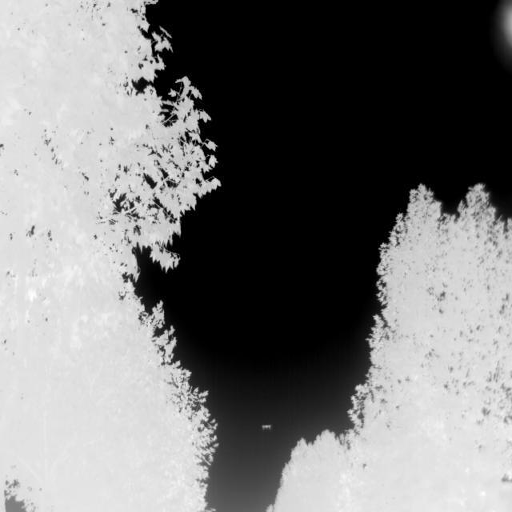
#> input picture IRSTD-1k/XDU0.png, 512 x 512 px, given in place of XDU5.png, which was not available
$ python main_seq.py
#> lines starting #> are read from the running program, lines starting #| are printed output that depends on the picture; pictures that were not available may be replaced by others from this repository, and a replacement may not be noted
import cv2
import matplotlib.pyplot as plt
from timeit import default_timer as timer
import numpy as np


min_distance = 15   # Predefined minimum distance between neighbor local maxima
num_peaks = 10       # Predefined number of local maxima to be detected
start_frame = 5
frames_to_observe = 5
end_frame = start_frame + frames_to_observe

start = timer()
for k in range(start_frame,end_frame+1):

    # file_name = "./data/" + str(k) + ".bmp"
    file_name = "./IRSTD-1k/XDU" + str(k) + ".png"

    # Load the image using OpenCV
    img_h = cv2.imread(file_name, cv2.IMREAD_ANYDEPTH)
#> img_h is the input picture: shape (512, 512); min 0, max 255, mean 119.2
    labels = np.zeros(img_h.shape)
    peaks = np.zeros((num_peaks,2))

    for i in range(min_distance,img_h.shape[0]-min_distance):
        for j in range(min_distance,img_h.shape[1]-min_distance):
            if img_h[i,j] == np.max(img_h[i-min_distance:i+min_distance,j-min_distance:j+min_distance]):
                if np.sum(img_h[i,j] == img_h[i-min_distance:i+min_distance,j-min_distance:j+min_distance]) == 1:
                    labels[i,j] = img_h[i,j]
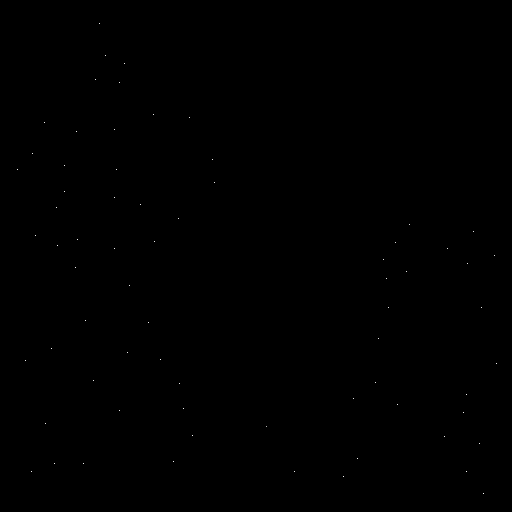
#> labels: shape (512, 512) float64; min 0, max 255, mean 0.1

    indices = np.argsort(labels, axis=None)[-num_peaks:]
#> indices = [100978, 222912, 163925, 209079, 223676, 125497, 136779, 244055, 241618, 252899]

    for i in range(num_peaks):
        peaks[i,0] = int(indices[i] / img_h.shape[1])
        peaks[i,1] = indices[i] % img_h.shape[1]
#> after the loop, peaks = [[197, 114], [435, 192], [320, 85], [408, 183], [436, 444], [245, 57], [267, 75], [476, 343], [471, 466], [493, 483]]

    # display results
    fig, axes = plt.subplots(1, 2, figsize=(8, 3), sharex=True, sharey=True)
    ax = axes.ravel()
    ax[0].imshow(img_h, cmap=plt.cm.gray)
    ax[0].axis('off')
    ax[0].set_title('Original')

    ax[1].imshow(img_h, cmap=plt.cm.gray)
    ax[1].autoscale(False)
    ax[1].plot(peaks[:, 1],peaks[:, 0], 'r.')
    ax[1].axis('off')
    ax[1].set_title('Local Peaks')

    fig.tight_layout()
    plt.close()
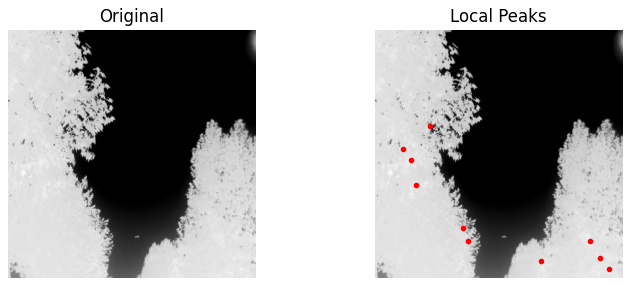
#> figure drawn by matplotlib, 2 panels
#> pass 2 of the loop `for k in range(start_frame,end_frame+1):`:
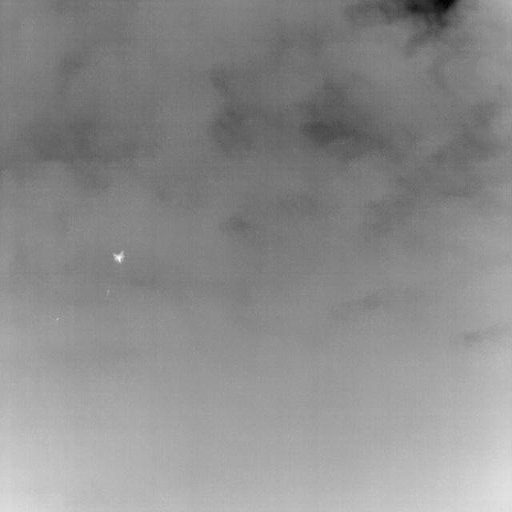
#> input picture IRSTD-1k/XDU1.png, 512 x 512 px, given in place of XDU6.png, which was not available
#> img_h is the input picture: shape (512, 512); min 1, max 255, mean 140.5
#> after the loop `for i in range(min_distance,img_h.shape[0]-min_distance):`:
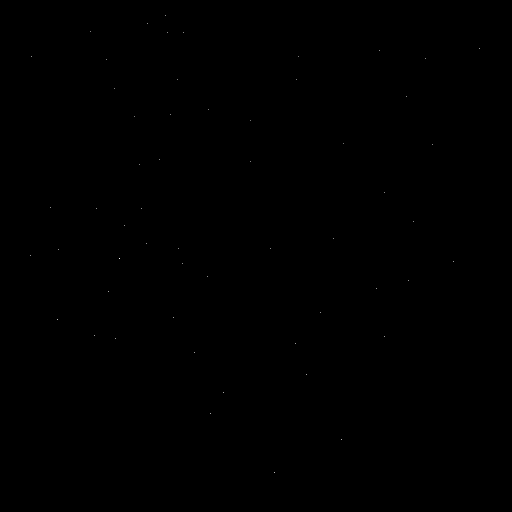
#> labels: shape (512, 512) float64; min 0, max 255, mean 0
#> indices = [180418, 172416, 191794, 149100, 200927, 211666, 225109, 241938, 163385, 132215]
#> after the loop `for i in range(num_peaks):`: peaks = [[352, 194], [336, 384], [374, 306], [291, 108], [392, 223], [413, 210], [439, 341], [472, 274], [319, 57], [258, 119]]
#> `plt.close()`:
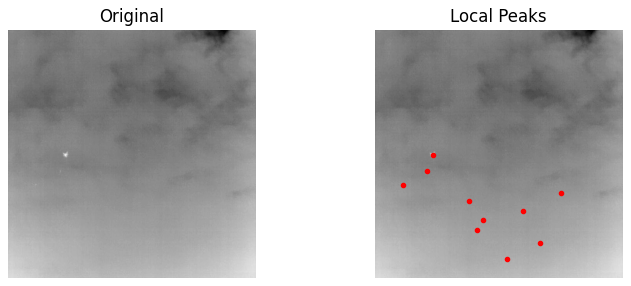
#> figure drawn by matplotlib, 2 panels
#> (the run stopped early here; a loop or call above may not have finished)
